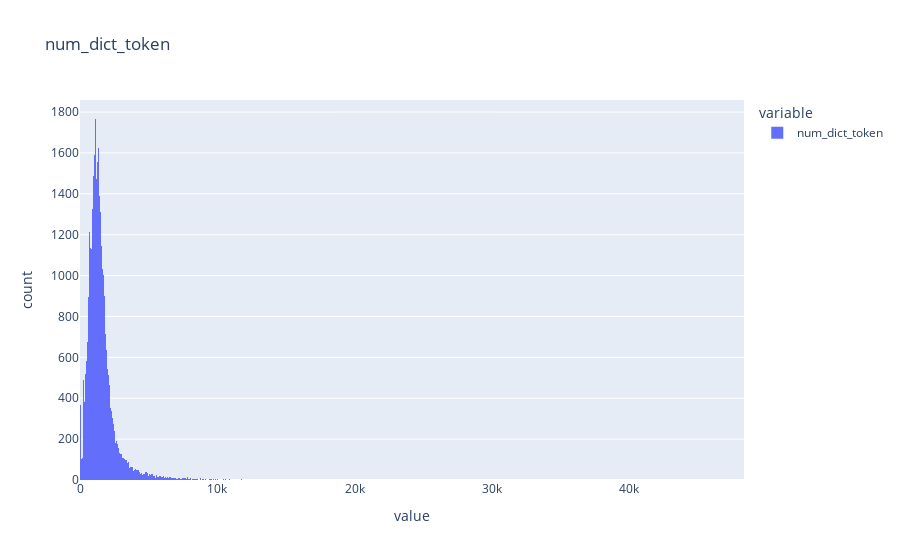
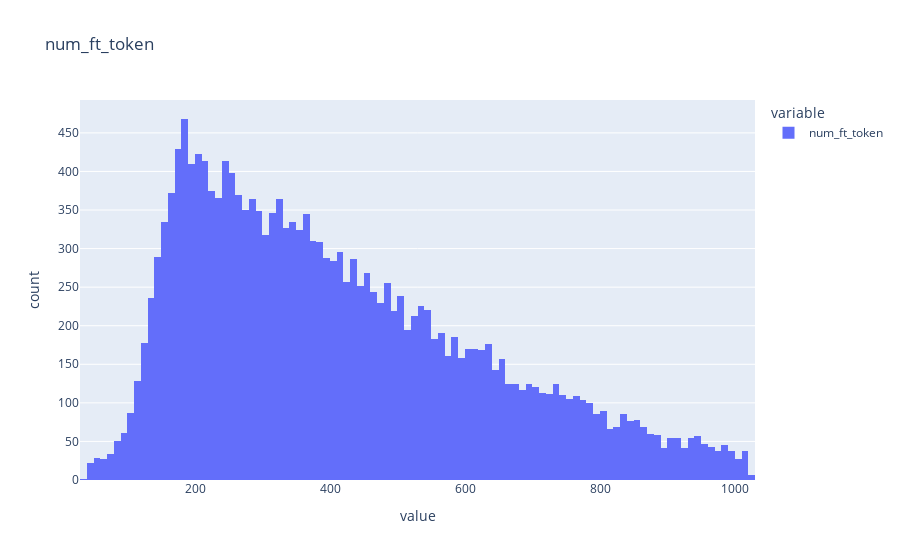
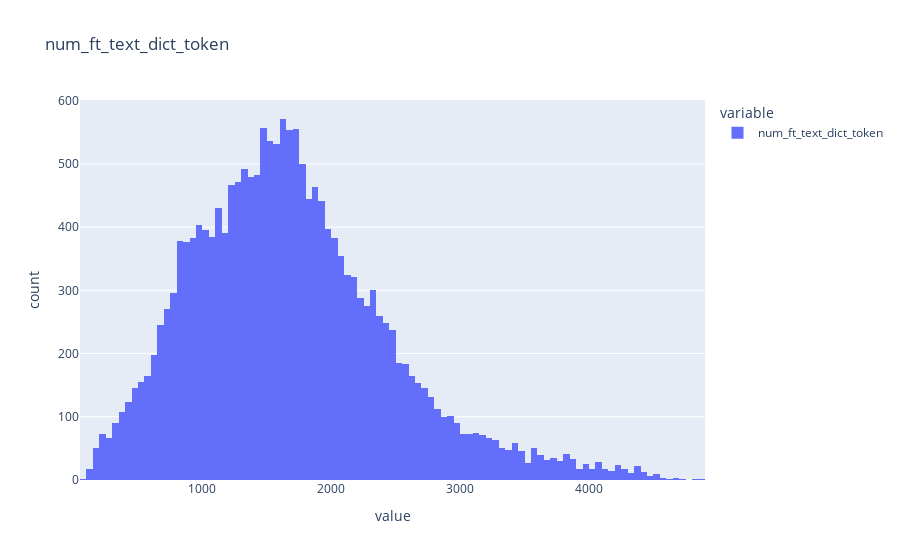
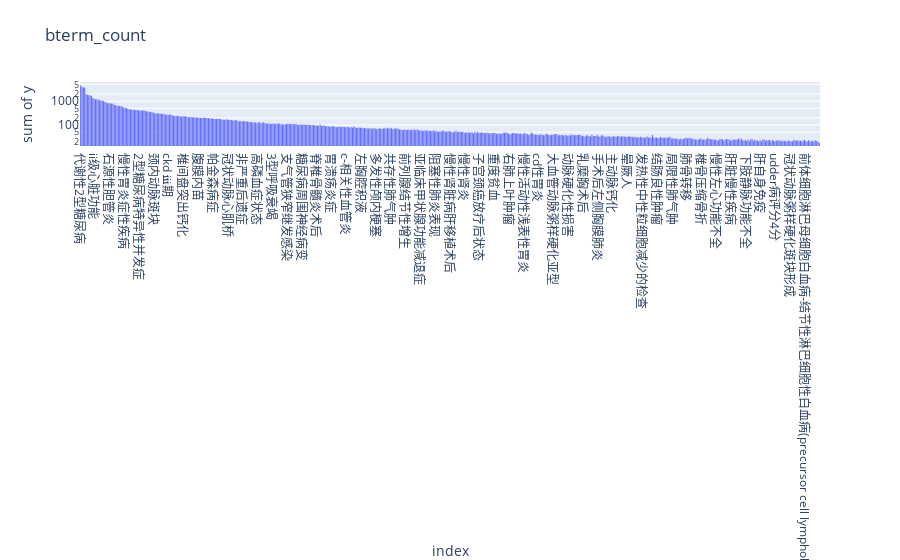

The notebook cell saved with these charts, in order:
### Code cell
# 生成v3.3/checkout_data_train训练数据集
# 数据来源：各大内科，对出院诊断做归一化，过滤了长度过长的部分病例，删除了出现比例小于千分之一的长尾疾病，平衡了训练集和测试集中的疾病种类数量
# 进一步增加了stage1 Encoder预训练数据，任务：还原化验单的异常表项
import json
import os
import pandas as pd
from transformers import AutoTokenizer, BertModel
from tqdm import tqdm
import re
import random
from collections import Counter
import multiprocessing
import torch
import faiss


data_path = os.path.join(os.environ['my_datasets_dir'], "ninth/checkout_data_im_with_checks.json")
ft_eval_ratio = 0.1
pt_eval_ratio = 0.01
bert_score_f1_threshold = 0.8
max_dict_token_num = 4096  # 字典最长token数
max_pt_token_num = 128  # max length for pretrain_input text + pt_output text
max_ft_token_num = 1024  # max length for ft_input text + ft_output text
max_ft_data_size = 20000  # FT 训练数据集最大规模
max_pt_data_size = 20000  # Pretrain 训练数据集规模
max_num_abnormal_sample = 10  # 每个化验单最多sample的异常检验项目数
long_tail_lb_ratio = 1e-3  # 过滤掉出院诊断中包含长尾疾病的病例
seed = 42
version = "3.3"
table_token = '[TABLE]'
pt_templates = [
    f"{table_token} 请根据化验单结果输出病人可能患有的疾病。输出:",
    f"{table_token} 请依据化验单的结果判断病人可能的疾病。输出:",
    f"{table_token} 根据化验单结果，请推测病人可能罹患的疾病。输出:",
    f"{table_token} 请分析化验单结果并指出病人可能遭受的疾病。输出:",
    f"{table_token} 基于化验单结果，预测病人可能患有哪些疾病。",
    f"{table_token} 请从化验单结果中判断出病人可能的疾病。输出:",
    f"{table_token} 根据化验单的结果，推断病人可能的健康问题。输出:",
    f"{table_token} 请查看化验单结果并识别可能的疾病。输出:",
    f"{table_token} 请解读化验单结果，判断病人可能面临的疾病。输出:",
    f"{table_token} 根据化验单结果，确定病人可能患的疾病。输出:",
    f"{table_token} 分析化验单结果并预判病人可能的疾病。输出:"
]
ft_text_template = "性别:{}\n年龄:{}\n入院时主要症状及体征:{}\n特殊检查及重要会诊:{}\n出院诊断:"
ft_template = "化验信息:{}文字信息:{}"

llm_tok = AutoTokenizer.from_pretrained(os.path.join(os.environ['my_models_dir'], 'internlm-7b'), trust_remote_code=True)
bert_tok = AutoTokenizer.from_pretrained(os.path.join(os.environ['my_models_dir'], 'bert-base-chinese'), trust_remote_code=True)
bert_tok.add_tokens([table_token])
random.seed(seed)
tqdm.pandas()

# get data_df
data = json.load(open(data_path))
data = random.sample(data, len(data))
print(f'full df size: {len(data)}')

term2bterm = json.load(open(os.path.join(os.environ['my_datasets_dir'], "bios_v2.2_release/CoreData/term2bterm.json")))
print(f"original diagnosis terms num: {len(term2bterm.keys())}")
print(f"normalized diagnosis terms num: {len(set(list(term2bterm.values())))}")

def get_label_data_str(dict):
    dict_str = ""
    for d in dict:
        for (k, v) in d['data'].items():
            if v == "N":
                v = "正常"
            elif v == "空":
                v = "异常"
            dict_str += f"{k} {v} "
        dict_str += "[SEP]"
    return dict_str

def prepare(d):    
    label_data = [[dict(header=d['header'], data=d['data']) for d in d['完整化验结果']]]
    raw_data = [[dict(header=d['header'], data=d['raw_data']) for d in d['完整化验结果']]]
    label_data_str = get_label_data_str(d['完整化验结果'])
    diagnosis = d['出院诊断']
    diagnosis = diagnosis.replace("「", "").replace("」", "").replace("\n", "").replace(" ", "").replace("(", "（").replace(")", "）")
    diagnosis = re.sub("（[^）]*）", "", diagnosis)
    bterms = [term2bterm.get(t.strip(), t.strip()) for t in diagnosis.split("，")]
    ft_input = ft_text_template.format(d['性别'], d['年龄'], d['入院时主要症状及体征'], d['特殊检查及重要会诊'])
    ft_input = ft_input.replace("「", "").replace("」", "")
    for t in bterms:
        ft_input = ft_input.replace(t, "")
    ft_text_dict_input = ft_template.format(label_data_str, ft_input)
    pt_input = random.choice(pt_templates)
    ft_output = "，".join(bterms)
    pt_output = ft_output
    num_dict_token = len(bert_tok(label_data_str, add_special_tokens=False)['input_ids'])
    num_pt_token = len(llm_tok(pt_input+pt_output)['input_ids'])
    num_ft_token = len(llm_tok(ft_input+ft_output)['input_ids'])
    num_ft_text_dict_token = len(llm_tok(ft_text_dict_input)['input_ids'])
    
    d['ft_output'] = ft_output
    d['pt_output'] = pt_output
    d['num_dict_token'] = num_dict_token
    d['num_pt_token'] = num_pt_token
    d['num_ft_token'] = num_ft_token
    d['num_ft_text_dict_token'] = num_ft_text_dict_token
    d['pt_input'] = pt_input
    d['label_data'] = label_data
    d['raw_data'] = raw_data
    d['label_data_str'] = label_data_str
    d['ft_input'] = ft_input
    d['ft_text_dict_input'] = ft_text_dict_input
    d['bterms'] = bterms
    
    return d

print(f"generating data_df")
prepared_data = []
process_num = 8
pool = multiprocessing.Pool(process_num)
print(f"using {process_num} process")

for output in tqdm(pool.imap(prepare, data), total=len(data)):  
	prepared_data.append(output)

pool.close()

data_df = pd.DataFrame(prepared_data)

# filter and organize data_df
ft_index = (data_df['出院诊断'].apply(len) > 0) \
    & (data_df['num_ft_token'] < max_ft_token_num) \
    & (data_df['num_dict_token'] < max_dict_token_num)
print('ft_index_by_length: ', ft_index.sum())

print('ft_index: ', ft_index.sum())

pt_index = (data_df['num_dict_token'] < max_dict_token_num) \
    & (data_df['num_pt_token'] < max_pt_token_num)
print('pt_index: ', pt_index.sum()) 

def topk_index(index: pd.Series, k):
    count = 0
    for i in index.index:
        if index[i]:
            count += 1
            if count > k:
                index[i] = False
    return index

ft_index = topk_index(ft_index, max_ft_data_size)
intersection = ft_index & pt_index
print('intersection: ', intersection.sum())
pt_index = pt_index & (~intersection)
pt_index = topk_index(pt_index, max_pt_data_size)

pt_df = data_df[pt_index]
ft_df = data_df[ft_index]

# remove long tail
bterm_count = dict(Counter([t for d in ft_df['bterms'].to_list() for t in d]))
print('bterms class num: ', len(bterm_count))
valid_bterms = set([bterm for bterm in bterm_count if bterm_count[bterm] > long_tail_lb_ratio*ft_df.shape[0]])
print(f'vaild_bterms class > {long_tail_lb_ratio*ft_df.shape[0]} num: ', len(valid_bterms))

def remove_long_tail(d):
    bterms = d['bterms']
    bterms = list(set(bterms) & valid_bterms)
    ft_output = "，".join(bterms)
    d['bterms'] = bterms
    d['ft_output'] = ft_output
    return d

ft_df = ft_df.progress_apply(remove_long_tail, axis=1)
ft_df = ft_df[ft_df['bterms'].apply(len) > 0]

# generate train_df and eval_df
pt_normal_df = pt_df.progress_apply(lambda r: pd.Series(dict(input=r['pt_input'],data=r['label_data'],output=r['pt_output'])), axis=1)
ft_no_dict_df = ft_df.progress_apply(lambda r: pd.Series(dict(input=r['ft_input'], output=r['ft_output'])), axis=1)
ft_text_dict_df = ft_df.progress_apply(lambda r: pd.Series(dict(input=r['ft_text_dict_input'], output=r['ft_output'])), axis=1)
ft_normal_df = ft_df.progress_apply(lambda r: pd.Series(dict(input=table_token+r['ft_input'], data=r['label_data'], output=r['ft_output'])), axis=1)
ft_raw_data_df = ft_df.progress_apply(lambda r: pd.Series(dict(input=table_token+r['ft_input'], data=r['raw_data'], output=r['ft_output'])), axis=1)

pt_size = int(len(pt_df)*(1-pt_eval_ratio))
train_df_pretrain = pt_normal_df.iloc[:pt_size]
eval_df_pretrain = pt_normal_df.iloc[pt_size:]

ft_size = int(len(ft_df)*(1-ft_eval_ratio))
train_df = ft_normal_df.iloc[:ft_size]
eval_df = ft_normal_df.iloc[ft_size:]
train_df_text_dicts = ft_text_dict_df.iloc[:ft_size]
eval_df_text_dicts = ft_text_dict_df.iloc[ft_size:]
train_df_no_dicts = ft_no_dict_df.iloc[:ft_size]
eval_df_no_dicts = ft_no_dict_df.iloc[ft_size:]
train_df_raw = ft_raw_data_df.iloc[:ft_size]
eval_df_raw = ft_raw_data_df.iloc[ft_size:]

data_df['num_dict_token'].hist(backend='plotly', title='num_dict_token').show()
ft_df['num_ft_token'].hist(backend='plotly', title='num_ft_token').show()
ft_df['num_ft_text_dict_token'].hist(backend='plotly', title='num_ft_text_dict_token').show()
train_bterm_count = pd.DataFrame.from_dict(Counter(train_df['output'].apply(lambda x: x.split("，")).sum()), orient='index', columns=['train_count'])
print('train_bterm_count: ', train_bterm_count.shape)
eval_bterm_count = pd.DataFrame.from_dict(Counter(eval_df['output'].apply(lambda x: x.split("，")).sum()), orient='index', columns=['eval_count'])
print('eval_bterm_count: ', eval_bterm_count.shape)
merge_bterm_count = pd.concat([train_bterm_count, eval_bterm_count], axis=1).fillna(0).sort_values(by=['train_count'], ascending=False)
merge_bterm_count.hist(backend='plotly', title='bterm_count', x=merge_bterm_count.index, y=merge_bterm_count['train_count']+merge_bterm_count['eval_count'],log_y=True).show()
merge_bterm_count

if not os.path.exists(os.path.join(os.environ['my_datasets_dir'], f"ninth/v{version}/")):
    os.mkdir(os.path.join(os.environ['my_datasets_dir'], f"ninth/v{version}/"))
json.dump(train_df.to_dict(orient="records"), open(os.path.join(os.environ['my_datasets_dir'], f"ninth/v{version}/checkout_data_train.json"), 'w'), ensure_ascii=False)
json.dump(eval_df.to_dict(orient="records"), open(os.path.join(os.environ['my_datasets_dir'], f"ninth/v{version}/checkout_data_eval.json"), 'w'), ensure_ascii=False, indent=4)
json.dump(train_df_no_dicts.to_dict(orient="records"), open(os.path.join(os.environ['my_datasets_dir'], f"ninth/v{version}/checkout_data_train_no_dicts.json"), 'w'), ensure_ascii=False)
json.dump(eval_df_no_dicts.to_dict(orient="records"), open(os.path.join(os.environ['my_datasets_dir'], f"ninth/v{version}/checkout_data_eval_no_dicts.json"), 'w'), ensure_ascii=False, indent=4)
json.dump(train_df_text_dicts.to_dict(orient="records"), open(os.path.join(os.environ['my_datasets_dir'], f"ninth/v{version}/checkout_data_train_text_dicts.json"), 'w'), ensure_ascii=False)
json.dump(eval_df_text_dicts.to_dict(orient="records"), open(os.path.join(os.environ['my_datasets_dir'], f"ninth/v{version}/checkout_data_eval_text_dicts.json"), 'w'), ensure_ascii=False, indent=4)
json.dump(train_df_raw.to_dict(orient="records"), open(os.path.join(os.environ['my_datasets_dir'], f"ninth/v{version}/checkout_data_train_raw_data.json"), 'w'), ensure_ascii=False)
json.dump(eval_df_raw.to_dict(orient="records"), open(os.path.join(os.environ['my_datasets_dir'], f"ninth/v{version}/checkout_data_eval_raw_data.json"), 'w'), ensure_ascii=False, indent=4)
json.dump(train_df_pretrain.to_dict(orient="records"), open(os.path.join(os.environ['my_datasets_dir'], f"ninth/v{version}/checkout_data_train_pretrain.json"), 'w'), ensure_ascii=False)
json.dump(eval_df_pretrain.to_dict(orient="records"), open(os.path.join(os.environ['my_datasets_dir'], f"ninth/v{version}/checkout_data_eval_pretrain.json"), 'w'), ensure_ascii=False, indent=4)

### Figure 1 — Plotly figure (JSON) as saved in the notebook; plotly's stock layout.template omitted (floating-point values rounded to 4 significant figures; data arrays with more than 128 entries replaced by an {"elided": "..."} marker saying what was removed)
{"data": [{"alignmentgroup": "True", "bingroup": "x", "hovertemplate": "variable=num_dict_token<br>value=%{x}<br>count=%{y}<extra></extra>", "legendgroup": "num_dict_token", "marker": {"color": "#636efa", "pattern": {"shape": ""}}, "name": "num_dict_token", "offsetgroup": "num_dict_token", "orientation": "v", "showlegend": true, "type": "histogram", "x": {"elided": "47541 int values"}, "xaxis": "x", "yaxis": "y"}], "layout": {"barmode": "relative", "legend": {"title": {"text": "variable"}, "tracegroupgap": 0}, "title": {"text": "num_dict_token"}, "xaxis": {"anchor": "y", "domain": [0, 1], "title": {"text": "value"}}, "yaxis": {"anchor": "x", "domain": [0, 1], "title": {"text": "count"}}}}

### Figure 2 — Plotly figure (JSON) as saved in the notebook; plotly's stock layout.template omitted (floating-point values rounded to 4 significant figures; data arrays with more than 128 entries replaced by an {"elided": "..."} marker saying what was removed)
{"data": [{"alignmentgroup": "True", "bingroup": "x", "hovertemplate": "variable=num_ft_token<br>value=%{x}<br>count=%{y}<extra></extra>", "legendgroup": "num_ft_token", "marker": {"color": "#636efa", "pattern": {"shape": ""}}, "name": "num_ft_token", "offsetgroup": "num_ft_token", "orientation": "v", "showlegend": true, "type": "histogram", "x": {"elided": "18595 int values"}, "xaxis": "x", "yaxis": "y"}], "layout": {"barmode": "relative", "legend": {"title": {"text": "variable"}, "tracegroupgap": 0}, "title": {"text": "num_ft_token"}, "xaxis": {"anchor": "y", "domain": [0, 1], "title": {"text": "value"}}, "yaxis": {"anchor": "x", "domain": [0, 1], "title": {"text": "count"}}}}

### Figure 3 — Plotly figure (JSON) as saved in the notebook; plotly's stock layout.template omitted (floating-point values rounded to 4 significant figures; data arrays with more than 128 entries replaced by an {"elided": "..."} marker saying what was removed)
{"data": [{"alignmentgroup": "True", "bingroup": "x", "hovertemplate": "variable=num_ft_text_dict_token<br>value=%{x}<br>count=%{y}<extra></extra>", "legendgroup": "num_ft_text_dict_token", "marker": {"color": "#636efa", "pattern": {"shape": ""}}, "name": "num_ft_text_dict_token", "offsetgroup": "num_ft_text_dict_token", "orientation": "v", "showlegend": true, "type": "histogram", "x": {"elided": "18595 int values"}, "xaxis": "x", "yaxis": "y"}], "layout": {"barmode": "relative", "legend": {"title": {"text": "variable"}, "tracegroupgap": 0}, "title": {"text": "num_ft_text_dict_token"}, "xaxis": {"anchor": "y", "domain": [0, 1], "title": {"text": "value"}}, "yaxis": {"anchor": "x", "domain": [0, 1], "title": {"text": "count"}}}}

### Figure 4 — Plotly figure (JSON) as saved in the notebook; plotly's stock layout.template omitted (floating-point values rounded to 4 significant figures; data arrays with more than 128 entries replaced by an {"elided": "..."} marker saying what was removed)
{"data": [{"alignmentgroup": "True", "bingroup": "x", "histfunc": "sum", "hovertemplate": "index=%{x}<br>sum of y=%{y}<extra></extra>", "legendgroup": "", "marker": {"color": "#636efa", "pattern": {"shape": ""}}, "name": "", "offsetgroup": "", "orientation": "v", "showlegend": false, "type": "histogram", "x": {"elided": "550 str values"}, "xaxis": "x", "y": {"elided": "550 int values"}, "yaxis": "y"}], "layout": {"barmode": "relative", "legend": {"tracegroupgap": 0}, "title": {"text": "bterm_count"}, "xaxis": {"anchor": "y", "domain": [0, 1], "title": {"text": "index"}}, "yaxis": {"anchor": "x", "domain": [0, 1], "title": {"text": "sum of y"}, "type": "log"}}}
